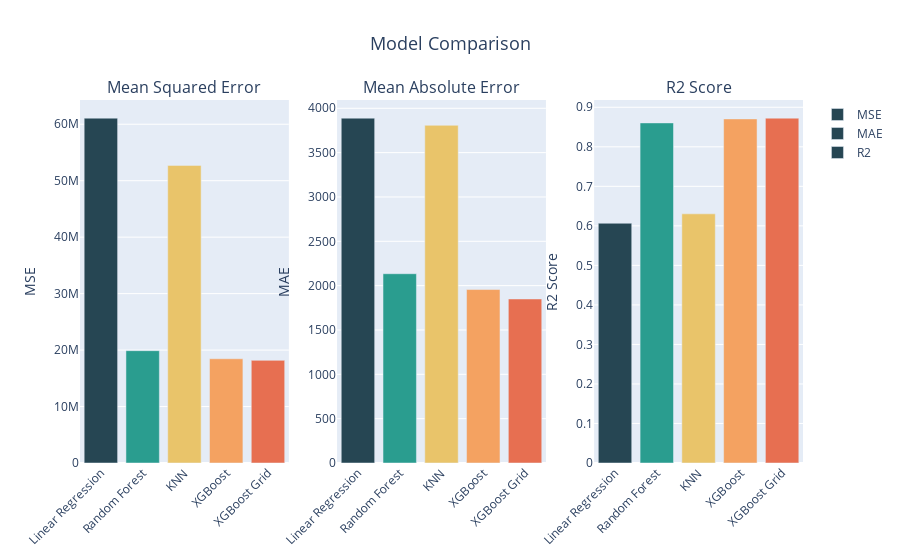

Notebook cell for this chart:
### Markdown cell above
Grid search improved the model by 0.02 on the R2 score and 107 on the mean absolute error.

### Code cell
import plotly.graph_objects as go
from plotly.subplots import make_subplots

# Create subplots: 1 row, 3 columns
fig = make_subplots(rows=1, cols=3, shared_xaxes=True,
                    subplot_titles=('Mean Squared Error', 'Mean Absolute Error', 'R2 Score'))

# Add traces for MSE
fig.add_trace(go.Bar(x=['Linear Regression', 'Random Forest', 'KNN', 'XGBoost', 'XGBoost Grid'],
                     y=[mse_linreg, mse_rf, mse_knn, mse_xgb, mse_xgb_grid],
                     name='MSE', marker_color=['#264653', '#2a9d8f', '#e9c46a', '#f4a261', '#e76f51']), row=1, col=1)

# Add traces for MAE
fig.add_trace(go.Bar(x=['Linear Regression', 'Random Forest', 'KNN', 'XGBoost', 'XGBoost Grid'],
                     y=[mae_linreg, mae_rf, mae_knn, mae_xgb, mae_xgb_grid],
                     name='MAE', marker_color=['#264653', '#2a9d8f', '#e9c46a', '#f4a261', '#e76f51']), row=1, col=2)

# Add traces for R2 Score
fig.add_trace(go.Bar(x=['Linear Regression', 'Random Forest', 'KNN', 'XGBoost', 'XGBoost Grid'],
                     y=[r2_linreg, r2_rf, r2_knn, r2_xgb, r2_xgb_grid],
                     name='R2', marker_color=['#264653', '#2a9d8f', '#e9c46a', '#f4a261', '#e76f51']), row=1, col=3)

# Update layout
fig.update_layout(title='Model Comparison', title_x=0.5, title_font=dict(size=18),
                  xaxis_tickangle=-45, xaxis2_tickangle=-45, xaxis3_tickangle=-45)

# Update y-axes titles
fig.update_yaxes(title_text='MSE', row=1, col=1)
fig.update_yaxes(title_text='MAE', row=1, col=2)
fig.update_yaxes(title_text='R2 Score', row=1, col=3)

fig.show()

### Figure 1 — Plotly figure (JSON) as saved in the notebook; plotly's stock layout.template omitted (floating-point values rounded to 4 significant figures)
{"data": [{"marker": {"color": ["#264653", "#2a9d8f", "#e9c46a", "#f4a261", "#e76f51"]}, "name": "MSE", "type": "bar", "x": ["Linear Regression", "Random Forest", "KNN", "XGBoost", "XGBoost Grid"], "xaxis": "x", "y": [61080000.0, 19900000.0, 52710000.0, 18460000.0, 18180000.0], "yaxis": "y"}, {"marker": {"color": ["#264653", "#2a9d8f", "#e9c46a", "#f4a261", "#e76f51"]}, "name": "MAE", "type": "bar", "x": ["Linear Regression", "Random Forest", "KNN", "XGBoost", "XGBoost Grid"], "xaxis": "x2", "y": [3889.0, 2134.0, 3808.0, 1956.0, 1850.0], "yaxis": "y2"}, {"marker": {"color": ["#264653", "#2a9d8f", "#e9c46a", "#f4a261", "#e76f51"]}, "name": "R2", "type": "bar", "x": ["Linear Regression", "Random Forest", "KNN", "XGBoost", "XGBoost Grid"], "xaxis": "x3", "y": [0.6066, 0.8605, 0.6304, 0.8705, 0.8725], "yaxis": "y3"}], "layout": {"annotations": [{"font": {"size": 16}, "showarrow": false, "text": "Mean Squared Error", "x": 0.1444, "xanchor": "center", "xref": "paper", "y": 1, "yanchor": "bottom", "yref": "paper"}, {"font": {"size": 16}, "showarrow": false, "text": "Mean Absolute Error", "x": 0.5, "xanchor": "center", "xref": "paper", "y": 1, "yanchor": "bottom", "yref": "paper"}, {"font": {"size": 16}, "showarrow": false, "text": "R2 Score", "x": 0.8556, "xanchor": "center", "xref": "paper", "y": 1, "yanchor": "bottom", "yref": "paper"}], "title": {"font": {"size": 18}, "text": "Model Comparison", "x": 0.5}, "xaxis": {"anchor": "y", "domain": [0, 0.2889], "tickangle": -45}, "xaxis2": {"anchor": "y2", "domain": [0.3556, 0.6444], "tickangle": -45}, "xaxis3": {"anchor": "y3", "domain": [0.7111, 1], "tickangle": -45}, "yaxis": {"anchor": "x", "domain": [0, 1], "title": {"text": "MSE"}}, "yaxis2": {"anchor": "x2", "domain": [0, 1], "title": {"text": "MAE"}}, "yaxis3": {"anchor": "x3", "domain": [0, 1], "title": {"text": "R2 Score"}}}}
